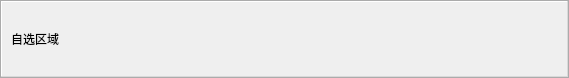
<?xml version="1.0" encoding="UTF-8"?>
<ui version="4.0">
 <class>CZToolBar</class>
 <widget class="QToolBar" name="CZToolBar">
  <property name="geometry">
   <rect>
    <x>0</x>
    <y>0</y>
    <width>569</width>
    <height>78</height>
   </rect>
  </property>
  <property name="windowTitle">
   <string>CZToolBar</string>
  </property>
  <property name="iconSize">
   <size>
    <width>20</width>
    <height>20</height>
   </size>
  </property>
  <property name="toolButtonStyle">
   <enum>Qt::ToolButtonTextUnderIcon</enum>
  </property>
  <action name="actionDIY">
   <property name="icon">
    <iconset resource="mainwindow.qrc">
     <normaloff>:/images/czToolBar/window_new.png</normaloff>:/images/czToolBar/window_new.png</iconset>
   </property>
   <property name="text">
    <string>自选区域</string>
   </property>
   <property name="toolTip">
    <string>自选区域</string>
   </property>
  </action>
  <addaction name="actionDIY"/>
 </widget>
 <layoutdefault spacing="6" margin="11"/>
 <resources>
  <include location="mainwindow.qrc"/>
 </resources>
 <connections/>
</ui>
